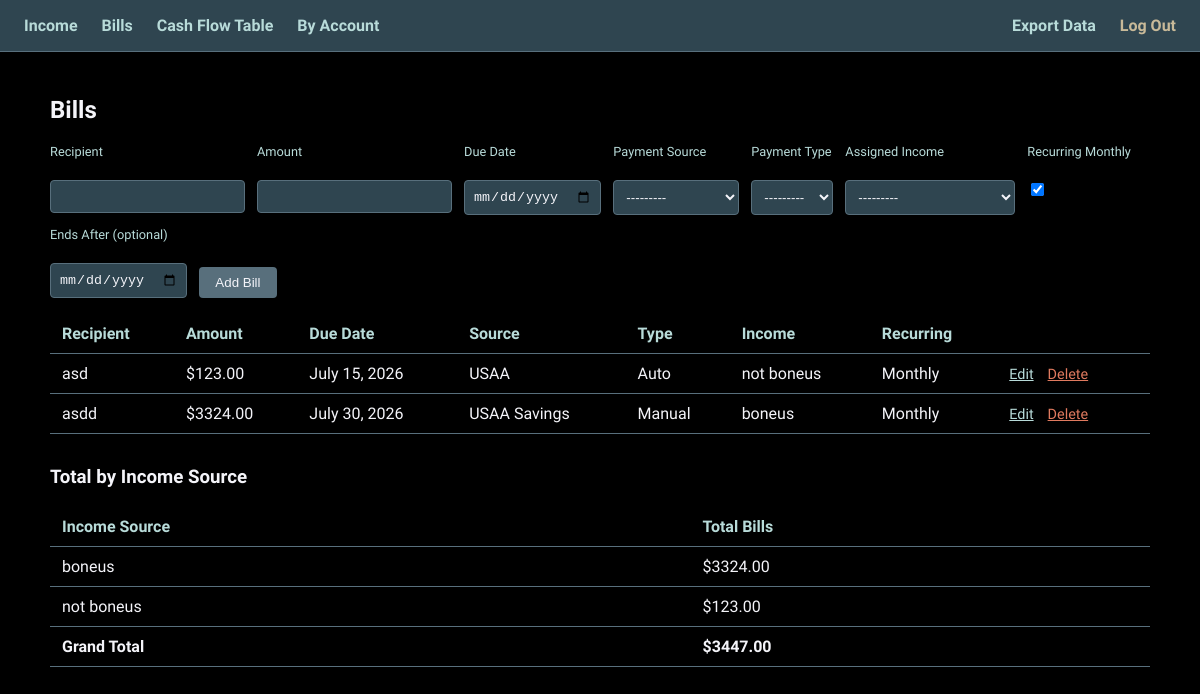
The page /bills/ (signed in) on the database as committed earlier.
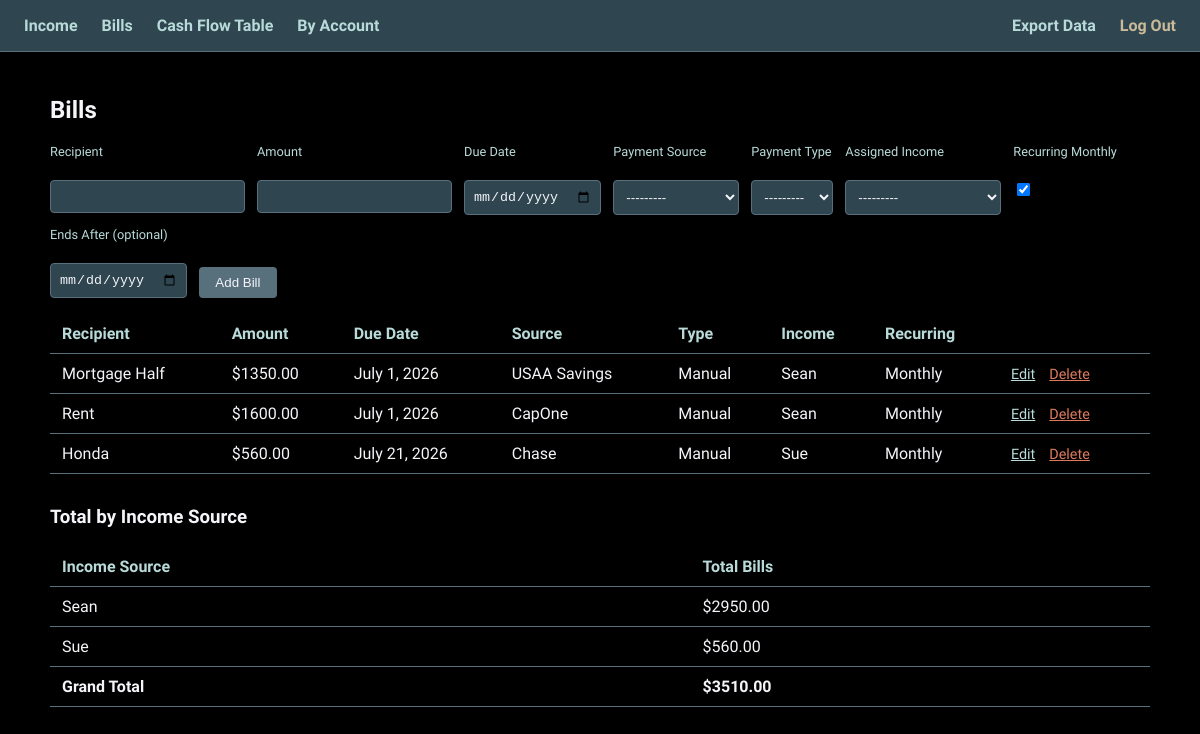
The same page on the database as committed later.
### bills/models.py (models this page shows, shortened)
class Bill(models.Model):
    SOURCE_CHOICES = [
        ('usaa', 'USAA'),
        ('usaa_savings', 'USAA Savings'),
        ('chase', 'Chase'),
        ('capone', 'CapOne'),
    ]
    TYPE_CHOICES = [
        ('auto', 'Auto'),
        ('manual', 'Manual'),
    ]
    owner = models.ForeignKey(User, on_delete=models.CASCADE)
    recipient = models.CharField(max_length=100)
    amount = models.DecimalField(max_digits=10, decimal_places=2)
    due_date = models.DateField(help_text="First/anchor due date")
    payment_source = models.CharField(max_length=20, choices=SOURCE_CHOICES)
    payment_type = models.CharField(max_length=10, choices=TYPE_CHOICES)
    income = models.ForeignKey(Income, on_delete=models.PROTECT, related_name='bills')
    paid = models.BooleanField(default=False, help_text="Used only for one-time (non-recurring) bills")
    is_recurring = models.BooleanField(default=True, help_text="Repeats monthly on the same day. Uncheck for a one-time bill.")
    recurrence_end_date = models.DateField(null=True, blank=True, help_text="Optional. Recurring bill stops after this date (e.g. final loan payment).")
    class Meta:
        ordering = ['due_date']

### income/models.py (models this page shows, shortened)
class Income(models.Model):
    FREQUENCY_CHOICES = [
        ('weekly', 'Weekly'),
        ('biweekly', 'Biweekly'),
        ('semimonthly', 'Semi-Monthly'),
        ('monthly', 'Monthly'),
        ('onetime', 'One-Time'),
    ]
    owner = models.ForeignKey(User, on_delete=models.CASCADE)
    source = models.CharField(max_length=100)
    amount = models.DecimalField(max_digits=10, decimal_places=2)
    tax_deduction_percent = models.DecimalField(max_digits=5, decimal_places=2, default=0)
    frequency = models.CharField(max_length=12, choices=FREQUENCY_CHOICES)
    start_pay_date = models.DateField(help_text="The first known/anchor pay date")
    class Meta:
        ordering = ['source']
    def __str__(self):
        return f"{self.source} ({self.get_frequency_display()})"

### bills/views.py (the view)
# urls.py: path('', views.bill_list, name='bill_list'),
@login_required
def bill_list(request):
    if request.method == 'POST':
        form = BillForm(request.POST, user=request.user)
        if form.is_valid():
            bill = form.save(commit=False)
            bill.owner = request.user
            bill.save()
            return redirect('bill_list')
    else:
        form = BillForm(user=request.user)
    sort = request.GET.get('sort', 'due_date')
    valid_sorts = ['recipient', 'amount', 'due_date', 'payment_source', 'payment_type']
    if sort.lstrip('-') not in valid_sorts:
        sort = 'due_date'
    bills = Bill.objects.filter(owner=request.user).order_by(sort)
    totals_by_income = {}
    for bill in bills:
        key = bill.income.source
        totals_by_income[key] = totals_by_income.get(key, Decimal('0')) + bill.amount
    totals_list = sorted(
        [{'source': k, 'total': v} for k, v in totals_by_income.items()],
        key=lambda x: x['source']
    )
    grand_total = sum(totals_by_income.values(), Decimal('0'))
    return render(request, 'bills/bill_list.html', {
        'form': form,
        'bills': bills,
        'current_sort': sort,
        'totals_list': totals_list,
        'grand_total': grand_total,
    })

### bills/forms.py
class BillForm(forms.ModelForm):
    class Meta:
        model = Bill
        fields = ['recipient', 'amount', 'due_date', 'payment_source', 'payment_type', 'income', 'is_recurring', 'recurrence_end_date']
        widgets = {
            'due_date': forms.DateInput(attrs={'type': 'date'}),
            'recurrence_end_date': forms.DateInput(attrs={'type': 'date'}),
            'recipient': forms.TextInput(attrs={'autofocus': True}),
        }
    def __init__(self, *args, **kwargs):
        user = kwargs.pop('user', None)
        super().__init__(*args, **kwargs)
        if user is not None:
            self.fields['income'].queryset = self.fields['income'].queryset.model.objects.filter(owner=user)
        self.fields['due_date'].label = 'First Due Date'
        self.fields['is_recurring'].label = 'Recurring Monthly'
        self.fields['recurrence_end_date'].label = 'Ends After (optional)'
        self.fields['recurrence_end_date'].required = False

### bills/templates/bills/bill_list.html (shortened to what this page needs)
{% extends 'base.html' %}
{% block content %}
    <h2>Bills</h2>
    <form method="post" class="form-row" style="align-items:flex-start;">
        <div>
            <label for="{{ form.recipient.id_for_label }}">Recipient</label><br>
            {{ form.recipient }}
        </div>
        <div>
            <label for="{{ form.amount.id_for_label }}">Amount</label><br>
            {{ form.amount }}
        </div>
        <div>
            <label for="{{ form.due_date.id_for_label }}">Due Date</label><br>
            {{ form.due_date }}
        </div>
        <div>
            <label for="{{ form.payment_source.id_for_label }}">Payment Source</label><br>
            {{ form.payment_source }}
        </div>
        <div>
            <label for="{{ form.payment_type.id_for_label }}">Payment Type</label><br>
            {{ form.payment_type }}
        </div>
        <div>
            <label for="{{ form.income.id_for_label }}">Assigned Income</label><br>
            {{ form.income }}
        </div>
        <div>
            <label for="{{ form.is_recurring.id_for_label }}">Recurring Monthly</label><br>
            {{ form.is_recurring }}
        </div>
        <div>
            <label for="{{ form.recurrence_end_date.id_for_label }}">Ends After (optional)</label><br>
            {{ form.recurrence_end_date }}
        </div>
        <div style="align-self:flex-end;">
            <button type="submit">Add Bill</button>
        </div>
    </form>
    <table>
        <tr>
            <th><a href="?sort={% if current_sort == 'recipient' %}-{% endif %}recipient" style="color:inherit;text-decoration:none;">Recipient</a></th>
            <th><a href="?sort={% if current_sort == 'amount' %}-{% endif %}amount" style="color:inherit;text-decoration:none;">Amount</a></th>
            <th><a href="?sort={% if current_sort == 'due_date' %}-{% endif %}due_date" style="color:inherit;text-decoration:none;">Due Date</a></th>
            <th><a href="?sort={% if current_sort == 'payment_source' %}-{% endif %}payment_source" style="color:inherit;text-decoration:none;">Source</a></th>
            <th><a href="?sort={% if current_sort == 'payment_type' %}-{% endif %}payment_type" style="color:inherit;text-decoration:none;">Type</a></th>
            <th>Income</th>
            <th>Recurring</th>
            <th></th>
        </tr>
        {% for bill in bills %}
        <tr>
            <td>{{ bill.recipient }}</td>
            <td>${{ bill.amount }}</td>
            <td>{{ bill.due_date }}</td>
            <td>{{ bill.get_payment_source_display }}</td>
            <td>{{ bill.get_payment_type_display }}</td>
            <td>{{ bill.income.source }}</td>
            <td>{% if bill.is_recurring %}Monthly{% if bill.recurrence_end_date %} until {{ bill.recurrence_end_date }}{% endif %}{% else %}One-Time{% endif %}</td>
            <td>
                <a href="{% url 'bill_edit' bill.pk %}" class="action-link">Edit</a>
                <a href="{% url 'bill_delete' bill.pk %}" class="action-link delete">Delete</a>
            </td>
        </tr>
        {% endfor %}
    </table>
    <h3 style="margin-top:32px;">Total by Income Source</h3>
    <table>
        <tr>
            <th>Income Source</th>
            <th>Total Bills</th>
        </tr>
        {% for row in totals_list %}
        <tr>
            <td>{{ row.source }}</td>
            <td>${{ row.total|floatformat:2 }}</td>
        </tr>
        {% endfor %}
        <tr style="font-weight:bold;">
            <td>Grand Total</td>
            <td>${{ grand_total|floatformat:2 }}</td>
        </tr>
    </table>
{% endblock %}

### templates/base.html (shortened to what this page needs)
<!DOCTYPE html>
<html lang="en">
{% load static %}
<head>
    <link rel="stylesheet" href="{% static 'css/style.css' %}">
</head>
<body>
    <nav>
        <a href="{% url 'income_list' %}">Income</a>
        <a href="{% url 'bill_list' %}">Bills</a>
        <a href="{% url 'cashflow_view' %}">Cash Flow Table</a>
        <a href="{% url 'cashflow_by_account' %}">By Account</a>
        <a href="{% url 'export_data' %}">Export Data</a>
        <form method="post" action="{% url 'logout' %}" style="display:inline; margin:0;">
            <button type="submit" style="background:none; border:none; color:#C9BA99; cursor:pointer; padding:0; font:inherit; font-weight:600;">Log Out</button>
        </form>
    </nav>
    <div class="container">
        {% block content %}{% endblock %}
    </div>
</body>
</html>

### static/css/style.css (style rules this page uses)
body { background:#000000; color:#f4f4f9; font-family: 'League Spartan', sans-serif; margin:0; }
nav { background:#2f4550; padding:16px 24px; display:flex; gap:24px; align-items:center; border-bottom:1px solid #586f7c; }
nav a { color:#b8dbd9; text-decoration:none; font-weight:600; }
.container { padding:24px 32px; max-width:1100px; margin:0 auto; }
table { width:100%; border-collapse: collapse; margin-top:16px; }
th, td { text-align:left; padding:10px 12px; border-bottom:1px solid #586f7c; }
th { color:#b8dbd9; cursor:pointer; user-select:none; }
input, select { background:#2f4550; color:#f4f4f9; border:1px solid #586f7c; padding:8px; border-radius:4px; }
button { background:#586f7c; color:#f4f4f9; border:none; padding:8px 16px; border-radius:4px; cursor:pointer; }
.form-row { display:flex; gap:12px; flex-wrap:wrap; align-items:center; margin-bottom:16px; }
a.action-link { color:#b8dbd9; margin-right:10px; font-size:0.9em; }
a.action-link.delete { color:#e07a5f; }
label { font-size:0.8em; color:#b8dbd9; display:block; margin-bottom:2px; }

Rows that differ between the two databases and show on the page:
removed Bill: recipient "asd", amount "123.00", due_date "July 15, 2026", payment_source "USAA", payment_type "Auto", income.source "not boneus", is_recurring "Monthly"
removed Bill: recipient "asdd", amount "3324.00", due_date "July 30, 2026", payment_source "USAA Savings", payment_type "Manual", income.source "boneus", is_recurring "Monthly"
removed Income: source "boneus"
added Bill: recipient "Mortgage Half", amount "1350.00", due_date "July 1, 2026", payment_source "USAA Savings", payment_type "Manual", income.source "Sean", is_recurring "Monthly"
added Bill: recipient "Rent", amount "1600.00", due_date "July 1, 2026", payment_source "CapOne", payment_type "Manual", income.source "Sean", is_recurring "Monthly"
added Bill: recipient "Honda", amount "560.00", due_date "July 21, 2026", payment_source "Chase", payment_type "Manual", income.source "Sue", is_recurring "Monthly"
added Income: source "Sue"
Other text that changed with them:
{{ grand_total|floatformat:2 }}: "3447.00" → "3510.00"
new list line: "Sean"
new list line: "$ 2950.00"
new list line: "$ 560.00"
list line gone: "$ 3324.00"
list line gone: "not boneus"
list line gone: "$ 123.00"
